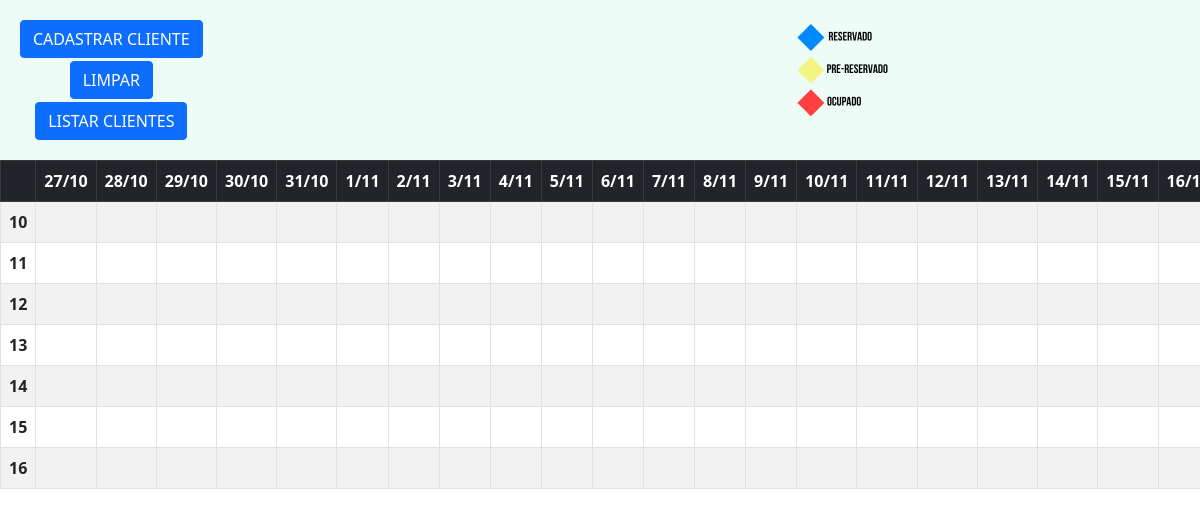
The page / on the database its author committed.
### main/models.py (models this page shows, shortened)
class Quartos(models.Model):
    num_Quarto = models.IntegerField(default=0)
    fk_tipoQuarto = models.ForeignKey(Quarto_Cat, null=True, on_delete=models.SET_NULL)

### main/views.py (the view)
# urls.py: path("", Reservas, name="reservas"),
def Reservas(request):
    today=datetime.now()
    period=[timezone.make_aware(today+timedelta(days=x)) for x in range(90)]
    quarto=Quartos.objects.all()
    ocupacao=Ocupacao.objects.all()
    contexto={
        'room':quarto,
        'ocup':ocupacao,
        'dias':period,
    }
    return render(request, "Tela_Reservas/index.html",context=contexto)

### main/templates/Tela_Reservas/index.html (shortened to what this page needs)
<!DOCTYPE html>
<html lang="pt-br">
{% load static %}
<head>
    <link href="https://cdn.jsdelivr.net/npm/bootstrap@5.0.2/dist/css/bootstrap.min.css" rel="stylesheet"
>
    <link rel="stylesheet" href="{% static 'Res_st/res.css' %}">
</head>
<body>
    {% load tagextra %}
    {% url 'cadastro' as cad %}
    {% url 'apagar' as del %}
    {% url 'list' as list %}
    <div class="Bota">
        <div class="Bus">
            <div><a href={{cad}}><button class="btn btn-primary">CADASTRAR CLIENTE</button></a></div>
            <div><a href={{del}}><button class="btn btn-primary">LIMPAR</button></a></div>
            <div><a href={{list}}><button class="btn btn-primary">LISTAR CLIENTES</button></a></div>
        </div>
        <div class="Legends"><img class="Resol" src="{% static 'Res_st/Legendas.png' %}"></div>
    </div>
    <div class="table-responsive">
        <table class="table table-striped table-bordered">
            <thead class="table-dark">
                <tr>
                    <th></th>
                    {% for dia in dias %}
                    <th>{{dia.day}}/{{dia.month}}</th>
                    {% endfor %}
                </tr>
            </thead>
            <tbody>
                {% for r in room %}
                <tr>
                    <th>{{r.num_Quarto}}</th>
                    {% for dia in dias %}
                    <td class="datatable">
                    </td>
                </div>
                    {% endfor %}
                </tr>
                {% endfor %}
</body>
</html>

### main/static/Res_st/res.css (style rules this page uses)
* { box-sizing: border-box; margin: 0; padding: 0; }
.Bota { display: flex; justify-content: space-between; padding: 20px; background-color: #eefcf7; }
.Bus { display: flex; justify-content: center; align-items: center; flex-direction: column; gap: 3px; }
.Legends { display: flex; justify-content: center; padding: 0; }
.Resol { width: 400px; height: 100px; }
.table > :not(caption) > * > td { padding: 0px; }

### rows shown on the page
Quartos: num_Quarto "10"
Quartos: num_Quarto "11"
Quartos: num_Quarto "12"
Quartos: num_Quarto "13"
Quartos: num_Quarto "14"
Quartos: num_Quarto "15"
Quartos: num_Quarto "16"

### other values the page prints
{{ dia.day }} "27" "28" "29" "30" "31" "1" "2" "3" "4" "5" "6" "7" "8" "9" "10" "11" "12" "13" "14" "15" "16"
{{ dia.month }} "10" "10" "10" "10" "10" "11" "11" "11" "11" "11" "11" "11" "11" "11" "11" "11" "11" "11" "11" "11"
